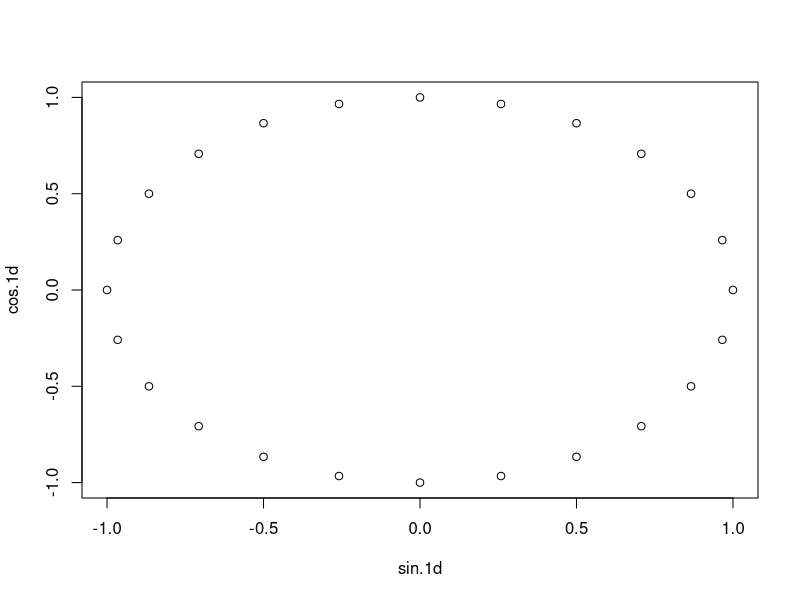
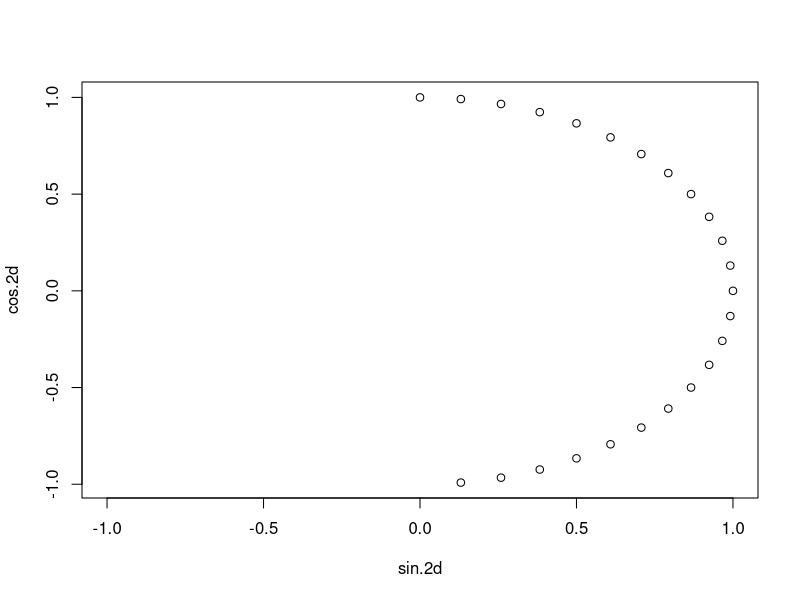
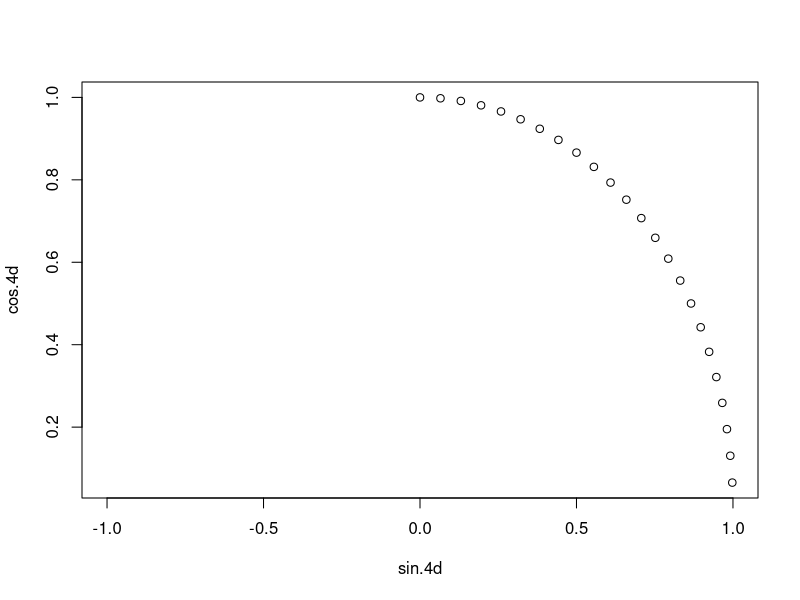

Reproduce these figures in R, in order.
## ---- chunk 1

#test code output ---cyclical_encoding
#https://rdrr.io/cran/lubridate/man/cyclic_encoding.html

library(lubridate)
times <- ymd_hms("2019-01-01 00:00:00") + hours(0:23)
cyclic_encoding(times, c("day", "week", "month"))
plot(cyclic_encoding(times, "1d"))
plot(cyclic_encoding(times, "2d"), xlim = c(-1, 1))
plot(cyclic_encoding(times, "4d"), xlim = c(-1, 1))


